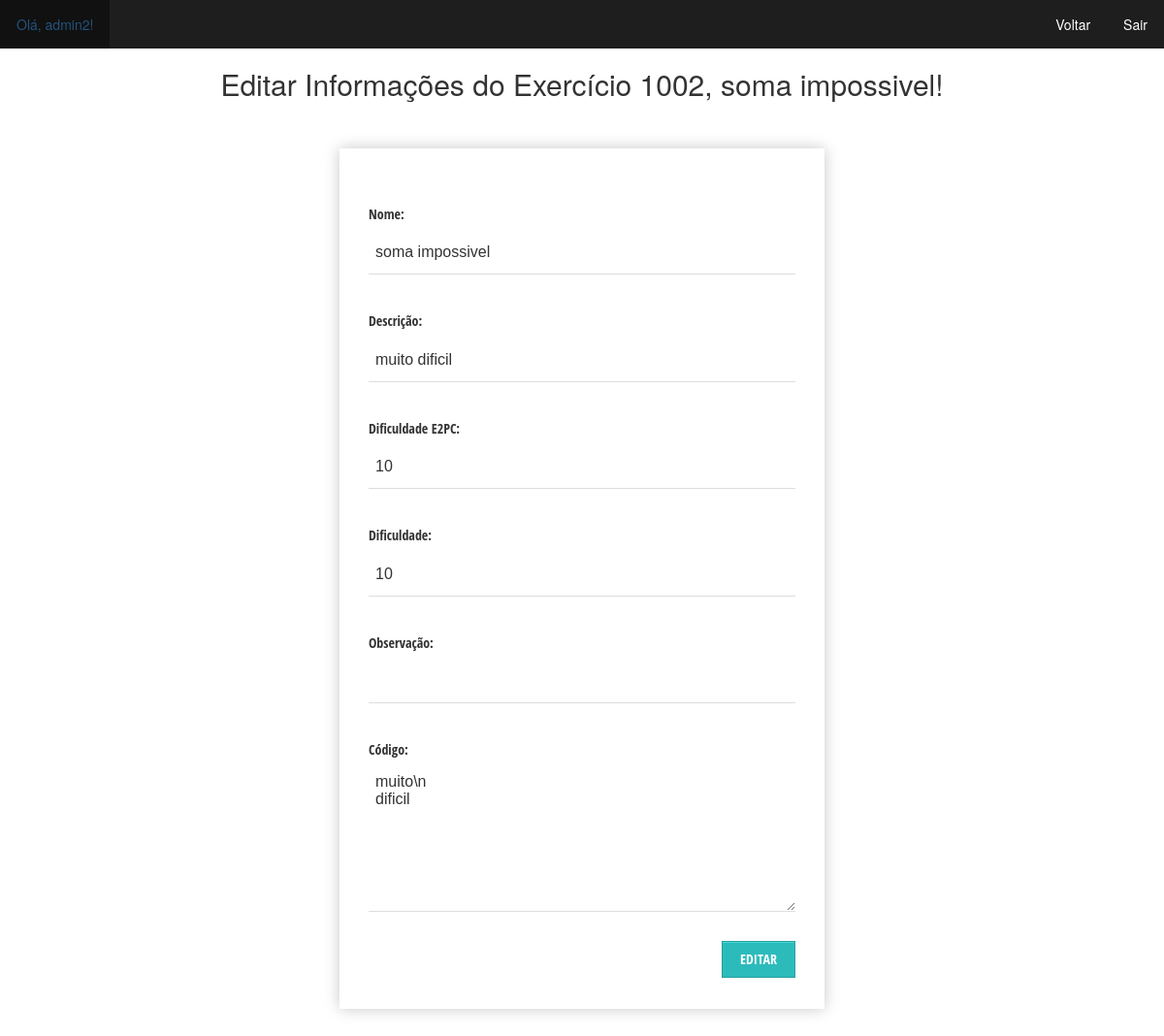
Page /EditProblemInfo.php?id=1002 (signed in) on the earlier database version.
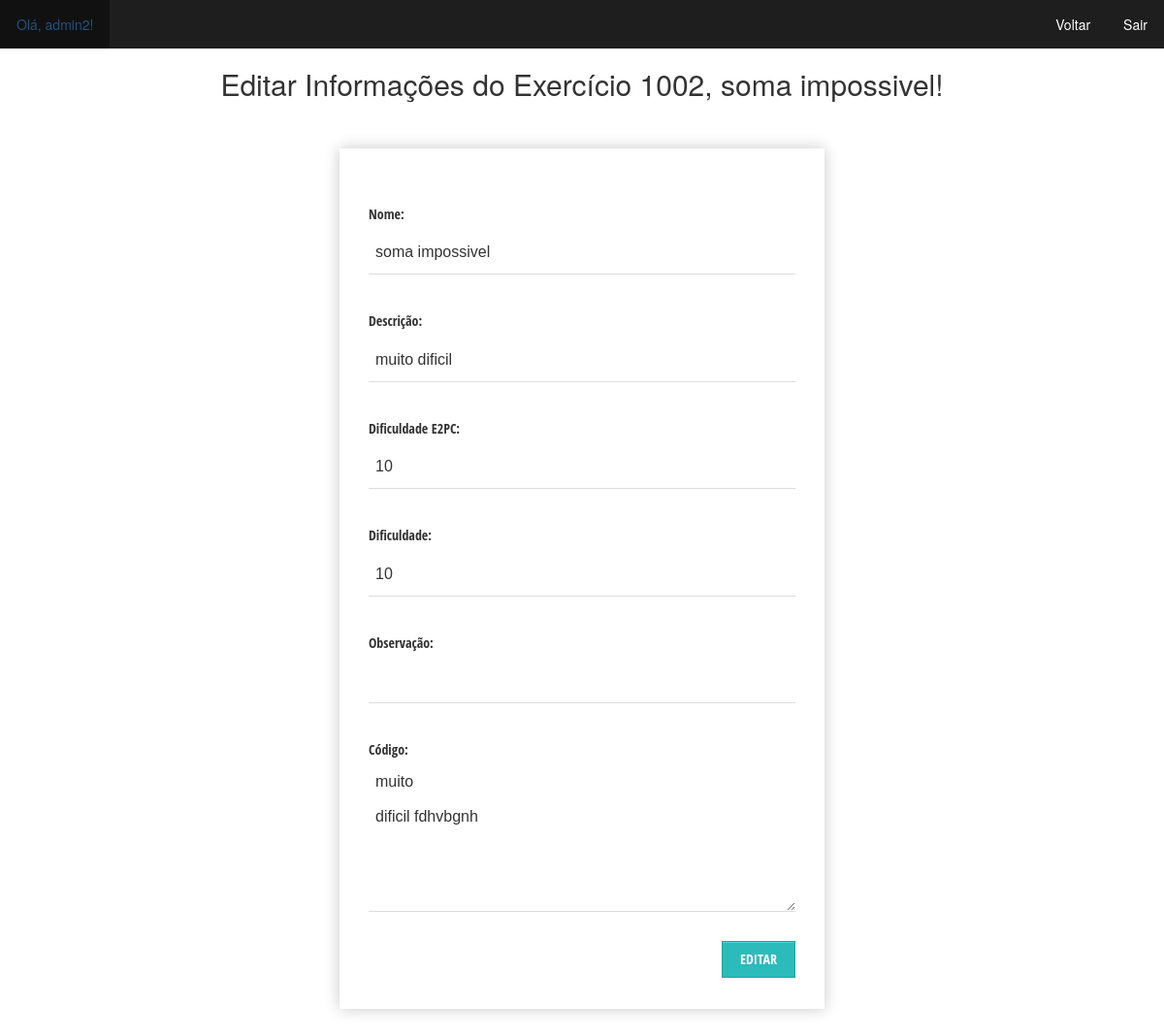
Same page on the later database version.
### tables this page shows
CREATE TABLE `exercicio` (
  `id` int(11) NOT NULL,
  `name` varchar(255) NOT NULL,
  `class` varchar(255) NOT NULL,
  `description` varchar(255) NOT NULL,
  `type` varchar(255) NOT NULL,
  `level2pc` int(2) UNSIGNED ZEROFILL NOT NULL,
  `level` int(2) UNSIGNED ZEROFILL NOT NULL,
  `status` int(1) DEFAULT NULL,
  `Observation` varchar(255) NOT NULL,
  `source` text NOT NULL,
  `uploader` varchar(255) NOT NULL
);

### EditProblemInfo.php (the view, shortened to what this page needs)
<?php
	$id=$_GET['id'];
	require('Connection.php');
	$result = mysqli_query($db, "SELECT * FROM exercicio where id=$id");
	$row = mysqli_fetch_assoc($result);
?>
<html>
	<head>
		<link rel="stylesheet" href="Style/style.css">
		<link rel="stylesheet" href="https://maxcdn.bootstrapcdn.com/bootstrap/3.4.1/css/bootstrap.min.css">
	</head>
<body>
	<ul>
		<li style="float:left"><a href="UserProfile.php"><?php session_start(); echo "Olá, ". $_SESSION['usuario']; ?>!</a></li>
		<li style="float:right"><a href="Logout.php">Sair</a></li>
		<li style="float:right"><a href="ShowProblemsInfo.php?id=<?php echo $row['id']?>">Voltar</a></li>
	</ul>
    <h2 align ="center">Editar Informações do Exercício
		<?php
			$id=$_GET['id'];
			require('Connection.php');
			$nome = mysqli_query($db, "SELECT * FROM exercicio where id=$id");
			while($row2 = mysqli_fetch_assoc($nome)){
				echo"<tr>
					 <td></td>
					 <td>" .$row2['id'] .",</td>
					 <td>" .$row2['name'] ."!</td>";
			}
		?>
	</h2>
	<form class="form-style-8" action="EditProblemMysqlConnection.php" method="POST">
		<div style="float:center">
			<input type="hidden" class="w3-input" name="id" size="50" value="<?php echo $row['id']?>"/><br>
			<h5 style="float:left">Nome:</h5>
			<input type="text" class="w3-input" name="name" size="50" value="<?php echo $row['name']?>"/><br>
			<h5 style="float:left">Descrição:</h5>
			<input type="text" class="w3-input" name="description" size="50" value="<?php echo $row['description']?>"/><br>
			<h5 style="float:left">Dificuldade E2PC:</h5>
			<input type="number" class="w3-input" id="quantity" name="level2pc" min="01" max="10" value="<?php echo $row['level2pc']?>"><br>
			<h5 style="float:left">Dificuldade:</h5>
			<input type="number" class="w3-input" id="quantity" name="level" min="01" max="10" value="<?php echo $row['level']?>"><br>
			<h5 style="float:left">Observação:</h5>
			<input type="text" class="w3-input" name="Observation" size="50" value="<?php echo $row['Observation']?>"/><br>
			<h5 style="float:left">Código:</h5>
			<br><textarea name="source" rows="1000" cols="70"><?php echo $row['source']?></textarea><br>
			<input type="submit" style="float:right" value="Editar"/><br><br>
		</div>
	</form>
</body>
</html>

Differences in the rows shown:
changed exercicio "soma impossivel": source "muito\\n dificil" → "muito dificil fdhvbgnh"
